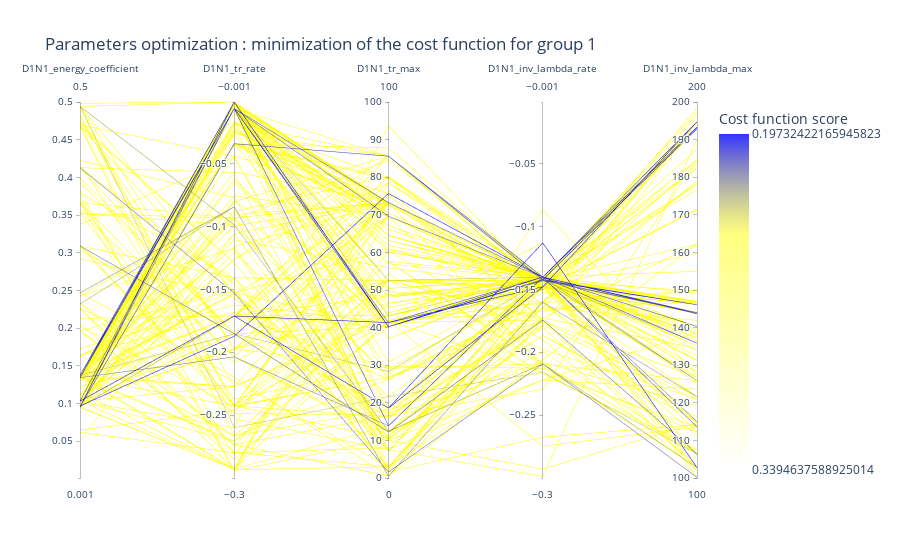
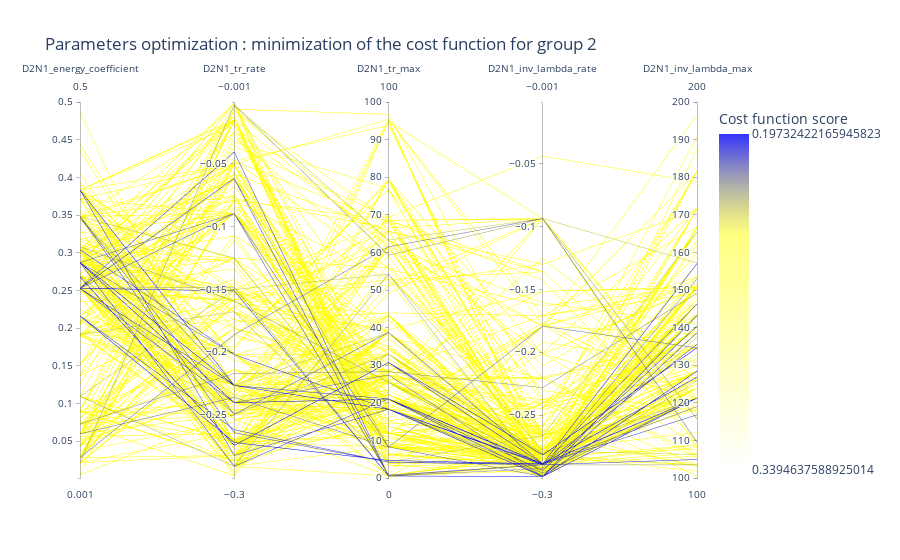

The notebook cell these images were saved under, in order:
### Code cell
for trace in fig:
    display(trace)

### Figure 1 — Plotly figure (JSON) as saved in the notebook; plotly's stock layout.template omitted (floating-point values rounded to 4 significant figures; data arrays with more than 128 entries replaced by an {"elided": "..."} marker saying what was removed)
{"data": [{"dimensions": [{"label": "D1N1_energy_coefficient", "range": [0.001, 0.5], "values": {"elided": "1000 float values"}}, {"label": "D1N1_tr_rate", "range": [-0.3, -0.001], "values": {"elided": "1000 float values"}}, {"label": "D1N1_tr_max", "range": [0, 100], "values": {"elided": "1000 float values"}}, {"label": "D1N1_inv_lambda_rate", "range": [-0.3, -0.001], "values": {"elided": "1000 float values"}}, {"label": "D1N1_inv_lambda_max", "range": [100, 200], "values": {"elided": "1000 float values"}}], "line": {"color": {"elided": "1000 float values"}, "colorbar": {"tickmode": "array", "ticktext": [0.1973, 0.3395], "tickvals": [-0.1973, -0.3395], "title": {"text": "Cost function score"}}, "colorscale": [[0, "rgba(0, 0, 255, 0.8)"], [0.3, "rgba(255,255,0,0.5)"], [1, "rgba(255,255,0,0.0)"]], "reversescale": true, "showscale": true}, "type": "parcoords", "unselected": {"line": {"opacity": 0}}}], "layout": {"coloraxis": {"colorbar": {"title": {"text": "Fitness"}}}, "title": {"text": "Parameters optimization : minimization of the cost function for group 1"}}}

### Figure 2 — Plotly figure (JSON) as saved in the notebook; plotly's stock layout.template omitted (floating-point values rounded to 4 significant figures; data arrays with more than 128 entries replaced by an {"elided": "..."} marker saying what was removed)
{"data": [{"dimensions": [{"label": "D2N1_energy_coefficient", "range": [0.001, 0.5], "values": {"elided": "1000 float values"}}, {"label": "D2N1_tr_rate", "range": [-0.3, -0.001], "values": {"elided": "1000 float values"}}, {"label": "D2N1_tr_max", "range": [0, 100], "values": {"elided": "1000 float values"}}, {"label": "D2N1_inv_lambda_rate", "range": [-0.3, -0.001], "values": {"elided": "1000 float values"}}, {"label": "D2N1_inv_lambda_max", "range": [100, 200], "values": {"elided": "1000 float values"}}], "line": {"color": {"elided": "1000 float values"}, "colorbar": {"tickmode": "array", "ticktext": [0.1973, 0.3395], "tickvals": [-0.1973, -0.3395], "title": {"text": "Cost function score"}}, "colorscale": [[0, "rgba(0, 0, 255, 0.8)"], [0.3, "rgba(255,255,0,0.5)"], [1, "rgba(255,255,0,0.0)"]], "reversescale": true, "showscale": true}, "type": "parcoords", "unselected": {"line": {"opacity": 0}}}], "layout": {"coloraxis": {"colorbar": {"title": {"text": "Fitness"}}}, "title": {"text": "Parameters optimization : minimization of the cost function for group 2"}}}
